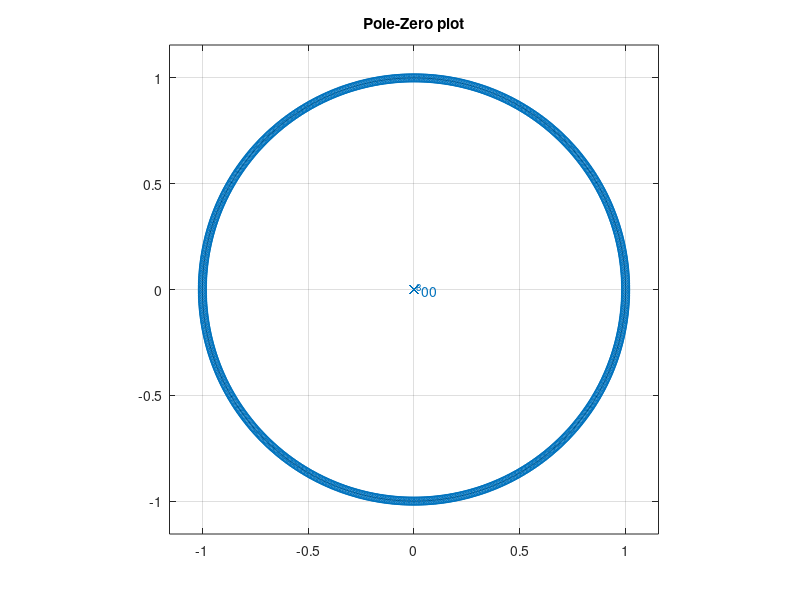

Write the MATLAB code that produced this figure.
%%  demo 08
%   For the filter implemented in the demo program, what is the difference
%   equation, the transfer function and impulse response? Use Matlab to 
%   plot the pole-zero diagram of the filter.

clear;
%%  Code

N= 800;

b=[1 zeros(1,N-1) 0.8];
a=[1 0];

figure(1);
zplane(b,a);
title('Pole-Zero plot');